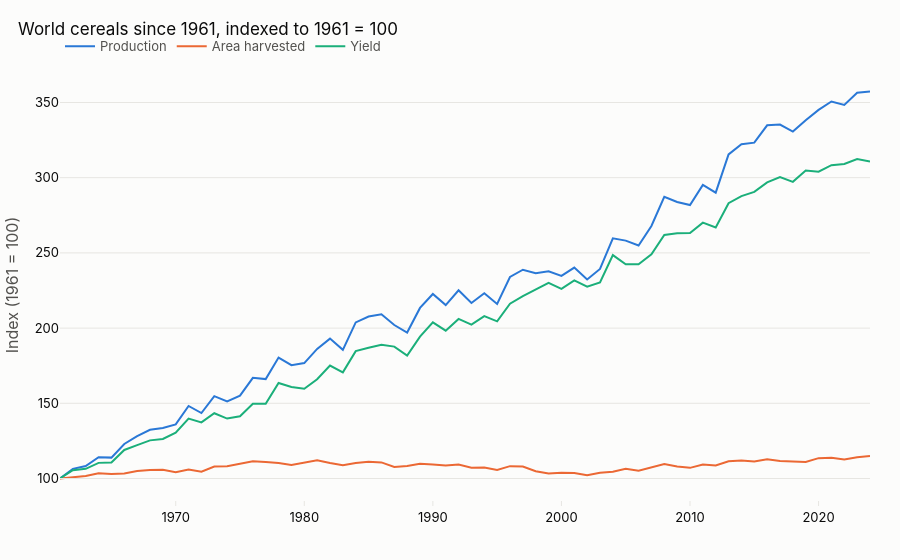

This figure's notebook cell:
### Markdown cell above
#### Q01. How has world cereal production, harvested area and yield evolved since 1961?

```sql
-- Q01 How has world cereal production, harvested area and yield evolved since 1961?
SELECT year,
       production_t / 1e6      AS production_mt,
       area_harvested_ha / 1e6 AS area_mha,
       yield_kg_ha / 1000.0    AS yield_t_ha
FROM v_production
WHERE area_code = 5000 AND item_code = '1717'
ORDER BY year;
```

### Code cell
global_cereal_production = answer("q01_global_cereal_production")
